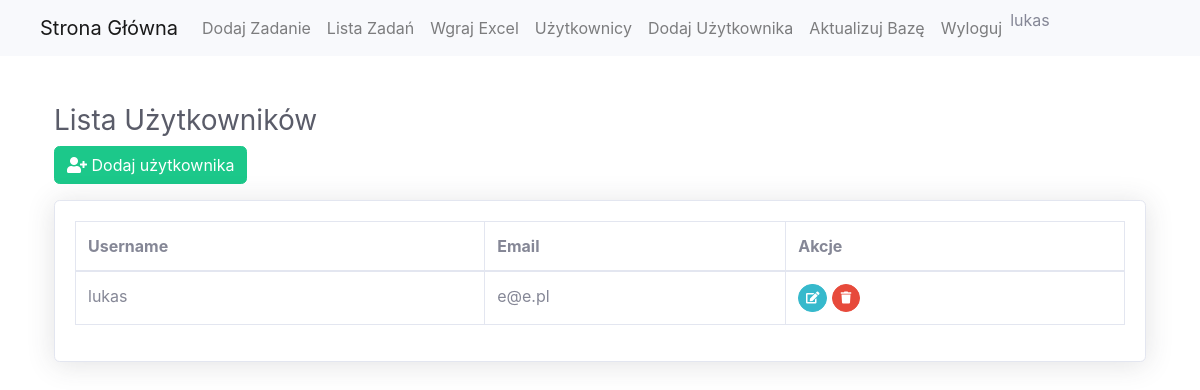
/users/ (signed in), run on the app's committed database.
### app/models.py (models this page shows, shortened)
class CustomUser(AbstractUser):
    phone_number = models.CharField(max_length=15, blank=True, null=True)
    job_title = models.CharField(max_length=100, blank=True, null=True)
    company = models.CharField(max_length=100, blank=True, null=True)
    def is_administrator(self):
        return self.job_title and self.job_title.lower() == 'administrator'

### app/views.py (the view)
# urls.py: path('users/', views.user_list, name='user_list'),
@login_required
def user_list(request):
    users = CustomUser.objects.all()
    return render(request, 'user_list.html', {'users': users})

### app/templates/user_list.html (shortened to what this page needs)
{% load static %}
{% include 'header.html' %}
<!DOCTYPE html>
<html lang="en">
<head>
    <link rel="stylesheet" href="https://stackpath.bootstrapcdn.com/bootstrap/4.5.2/css/bootstrap.min.css">
    <link rel="stylesheet" href="https://cdnjs.cloudflare.com/ajax/libs/font-awesome/5.15.1/css/all.min.css">
    <link href="{% static 'css/sb-admin-2.min.css' %}" rel="stylesheet">
</head>
<body>
    <div class="container mt-5">
        <h1 class="h3 mb-2 text-gray-800">Lista Użytkowników</h1>
        <a href="{% url 'add_user' %}" class="btn btn-success mb-3">
            <i class="fas fa-user-plus"></i> Dodaj użytkownika
        </a>
        <div class="card shadow mb-4">
            <div class="card-body">
                <div class="table-responsive">
                    <table class="table table-bordered" id="dataTable" width="100%" cellspacing="0">
                        <thead>
                            <tr>
                                <th>Username</th>
                                <th>Email</th>
                                <th>Akcje</th>
                            </tr>
                        </thead>
                        <tbody>
                            {% for user in users %}
                                <tr>
                                    <td>{{ user.username }}</td>
                                    <td>{{ user.email }}</td>
                                    <td>
                                        <a href="{% url 'edit_user' user.id %}" class="btn btn-info btn-circle btn-sm">
                                            <i class="fas fa-edit"></i>
                                        </a>
                                        <a href="{% url 'delete_user' user.id %}" class="btn btn-danger btn-circle btn-sm">
                                            <i class="fas fa-trash"></i>
                                        </a>
                                    </td>
                                </tr>
                            {% endfor %}
                        </tbody>
                    </table>
                </div>
            </div>
        </div>
    </div>
</body>
</html>

### app/templates/header.html (shortened to what this page needs)
{% load static %}
<!DOCTYPE html>
<html lang="en">
<head>
    <link rel="stylesheet" href="https://stackpath.bootstrapcdn.com/bootstrap/4.5.2/css/bootstrap.min.css">
    <link href="{% static 'css/sb-admin-2.min.css' %}" rel="stylesheet">
</head>
<body>
    <nav class="navbar navbar-expand-lg navbar-light bg-light">
        <div class="container-fluid">
            <a class="navbar-brand" href="{% url 'home' %}">Strona Główna</a>
            <div class="collapse navbar-collapse" id="navbarNav">
                <ul class="navbar-nav">
                 {% if user.is_administrator %}
                    <li class="nav-item">
                        <a class="nav-link" href="{% url 'create_task' %}">Dodaj Zadanie</a>
                    </li>
                        {% endif %}
                    <li class="nav-item">
                        <a class="nav-link" href="{% url 'task_list' %}">Lista Zadań</a>
                    </li>
                     {% if user.is_administrator %}
                    <li class="nav-item">
                        <a class="nav-link" href="{% url 'upload_excel' %}">Wgraj Excel</a>
                    </li>
                    <li class="nav-item">
                        <a class="nav-link" href="{% url 'user_list' %}">Użytkownicy</a>
                    </li>
                    <li class="nav-item">
                        <a class="nav-link" href="{% url 'add_user' %}">Dodaj Użytkownika</a>
                    </li>
                        {% endif %}
                    <li class="nav-item">
                        <a class="nav-link" href="{% url 'update_database' %}">Aktualizuj Bazę</a>
                    </li>
                     <li class="nav-item">
                         <a class="nav-link" href="{% url 'logout' %}">Wyloguj</a>
                     </li>
                     <li class="nav-item">
                         {{ request.user.username }}
                     </li>
                </ul>
            </div>
        </div>
    </nav>
</body>
</html>

### data on the page
CustomUser: user.username "lukas", username "lukas", email "e@e.pl"
